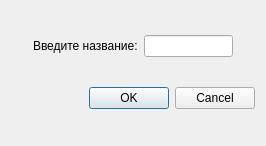
<?xml version="1.0" encoding="UTF-8"?>
<ui version="4.0">
 <class>add_classes</class>
 <widget class="QDialog" name="add_classes">
  <property name="geometry">
   <rect>
    <x>0</x>
    <y>0</y>
    <width>266</width>
    <height>146</height>
   </rect>
  </property>
  <property name="windowTitle">
   <string>Dialog</string>
  </property>
  <layout class="QGridLayout" name="gridLayout">
   <item row="0" column="0">
    <layout class="QHBoxLayout" name="horizontalLayout">
     <item>
      <spacer name="horizontalSpacer">
       <property name="orientation">
        <enum>Qt::Horizontal</enum>
       </property>
       <property name="sizeHint" stdset="0">
        <size>
         <width>40</width>
         <height>20</height>
        </size>
       </property>
      </spacer>
     </item>
     <item>
      <widget class="QLabel" name="label">
       <property name="text">
        <string>Введите название:</string>
       </property>
      </widget>
     </item>
     <item>
      <widget class="QLineEdit" name="lineEdit"/>
     </item>
     <item>
      <spacer name="horizontalSpacer_2">
       <property name="orientation">
        <enum>Qt::Horizontal</enum>
       </property>
       <property name="sizeHint" stdset="0">
        <size>
         <width>40</width>
         <height>20</height>
        </size>
       </property>
      </spacer>
     </item>
    </layout>
   </item>
   <item row="1" column="0">
    <widget class="QDialogButtonBox" name="buttonBox">
     <property name="orientation">
      <enum>Qt::Horizontal</enum>
     </property>
     <property name="standardButtons">
      <set>QDialogButtonBox::Cancel|QDialogButtonBox::Ok</set>
     </property>
    </widget>
   </item>
  </layout>
 </widget>
 <resources/>
 <connections>
  <connection>
   <sender>buttonBox</sender>
   <signal>accepted()</signal>
   <receiver>add_classes</receiver>
   <slot>accept()</slot>
   <hints>
    <hint type="sourcelabel">
     <x>248</x>
     <y>254</y>
    </hint>
    <hint type="destinationlabel">
     <x>157</x>
     <y>274</y>
    </hint>
   </hints>
  </connection>
  <connection>
   <sender>buttonBox</sender>
   <signal>rejected()</signal>
   <receiver>add_classes</receiver>
   <slot>reject()</slot>
   <hints>
    <hint type="sourcelabel">
     <x>316</x>
     <y>260</y>
    </hint>
    <hint type="destinationlabel">
     <x>286</x>
     <y>274</y>
    </hint>
   </hints>
  </connection>
 </connections>
</ui>
